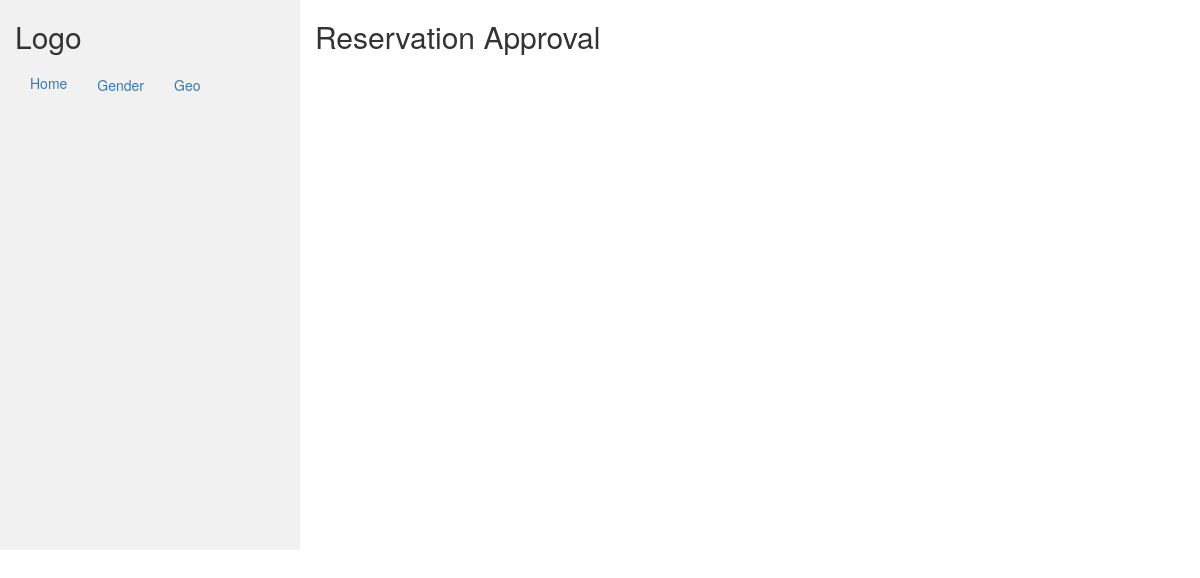
Before: /vcpannel/request_info.php with the older database file.
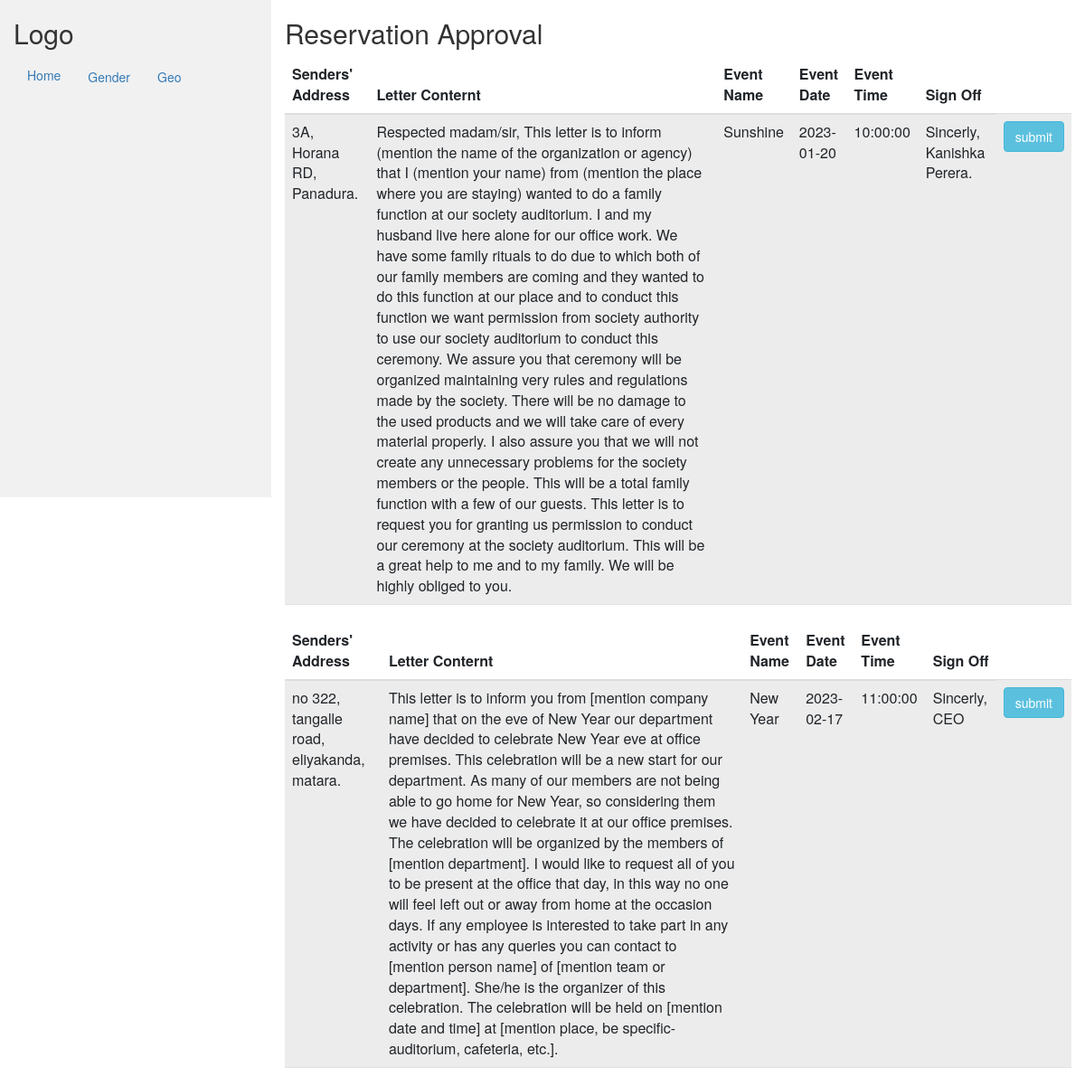
After: the same page with the newer database file.
### tables this page shows
CREATE TABLE IF NOT EXISTS `requestletter_info` (
  `letterNo` int(10) UNSIGNED NOT NULL AUTO_INCREMENT,
  `senderAddress` varchar(255) NOT NULL,
  `letterContent` text NOT NULL,
  `eventName` varchar(255) NOT NULL,
  `eventDate` date NOT NULL,
  `eventTime` time NOT NULL,
  `sendDate` datetime NOT NULL DEFAULT CURRENT_TIMESTAMP,
  `signOff` varchar(255) NOT NULL,
  `is_approved` int(11) NOT NULL DEFAULT '0',
  `customer_id` int(10) UNSIGNED DEFAULT NULL,
  PRIMARY KEY (`letterNo`)
);

### vcpannel/request_info.php (the view, shortened to what this page needs)
<?php
include("connection.php");
mysqli_select_db($sql,"project");
 $result = mysqli_query($sql, "SELECT * FROM requestletter_info");
?>
<!DOCTYPE html>
<html lang="en">
<head>
  <link rel="stylesheet" href="https://maxcdn.bootstrapcdn.com/bootstrap/3.4.1/css/bootstrap.min.css">
<div class="container-fluid">
  <div class="row content">
    <div class="col-sm-3 sidenav hidden-xs">
      <h2>Logo</h2>
      <ul class="nav nav-pills nav-stacked">
        <li><a href="index.php">Home</a></li>
        <li><a href="">Gender</a></li>
        <li><a href="">Geo</a></li>
      </ul><br>
    </div>
    <br>
    <div class="col-sm-9">
</head>
<body>
<h2>Reservation Approval</h2>
    <?php
    while ($row = $result->fetch_assoc()) {
      ?>
        <form action="<?php $_SERVER["PHP_SELF"]; ?>" method="post">
    <table class="table table-striped">
    <thead>
      <tr>
        <th>Senders' Address</th>
        <th>Letter Conternt</th>
        <th>Event Name</th>
        <th>Event Date</th>
        <th>Event Time</th>
        <th>Sign Off</th>
      </tr>
    </thead>
    <tbody>
      <tr>
                                    <td><?php echo $row['senderAddress']; ?></td>
                                    <td><?php echo $row['letterContent']; ?></td>
                                    <td><?php echo $row['eventName']; ?></td>
                                    <td><?php echo $row['eventDate']; ?></td>
                                    <td><?php echo $row['eventTime']; ?></td>
                                    <td><?php echo $row['signOff']; ?></td>
                        <td><input type='submit' class='btn btn-info' name='submit' value='submit'>
                                    </td>
                                   </tr>
                                   </tbody>
            </table>
                                  </form>
                                  <?php
    }
                        ?>
        </body>
</html>

### verification/connection.php (shortened to what this page needs)
<html lang="en">
<head> <meta charset="UTF-8">
    <link href="https://cdn.jsdelivr.net/npm/bootstrap@5.2.2/dist/css/bootstrap.min.css" rel="stylesheet">
    <link rel="stylesheet" href="style.css">
    </head>
<body>
</body>
</html>

### vcpannel/request_info.php (style rules this page uses)
.row.content { height: 550px }
.sidenav { background-color: #f1f1f1; height: 100%; }

Changed rows visible on the page:
added requestletter_info: senderAddress "3A, Horana RD, Panadura.", letterContent "Respected madam/sir, This letter is to inform (mention the name of the organization or agency) that I (mention your name) from (mention the place where you are staying) wanted to do a family function at our society auditorium. I and my husband live here alone for our office work. We have some family rituals to do due to which both of our family members are coming and they wanted to do this function at our place and to conduct this function we want permission from society authority to use our society auditorium to conduct this ceremony. We assure you that ceremony will be organized maintaining very rules and regulations made by the society. There will be no damage to the used products and we…", eventName "Sunshine", eventDate "2023-01-20", eventTime "10:00:00", signOff "Sincerly, Kanishka Perera."
added requestletter_info: senderAddress "no 322, tangalle road, eliyakanda, matara.", letterContent "This letter is to inform you from [mention company name] that on the eve of New Year our department have decided to celebrate New Year eve at office premises. This celebration will be a new start for our department. As many of our members are not being able to go home for New Year, so considering them we have decided to celebrate it at our office premises. The celebration will be organized by the members of [mention department]. I would like to request all of you to be present at the office that day, in this way no one will feel left out or away from home at the occasion days. If any employee is interested to take part in any activity or has any queries you can contact to [mention person…", eventName "New Year", eventDate "2023-02-17", eventTime "11:00:00", signOff "Sincerly, CEO"
